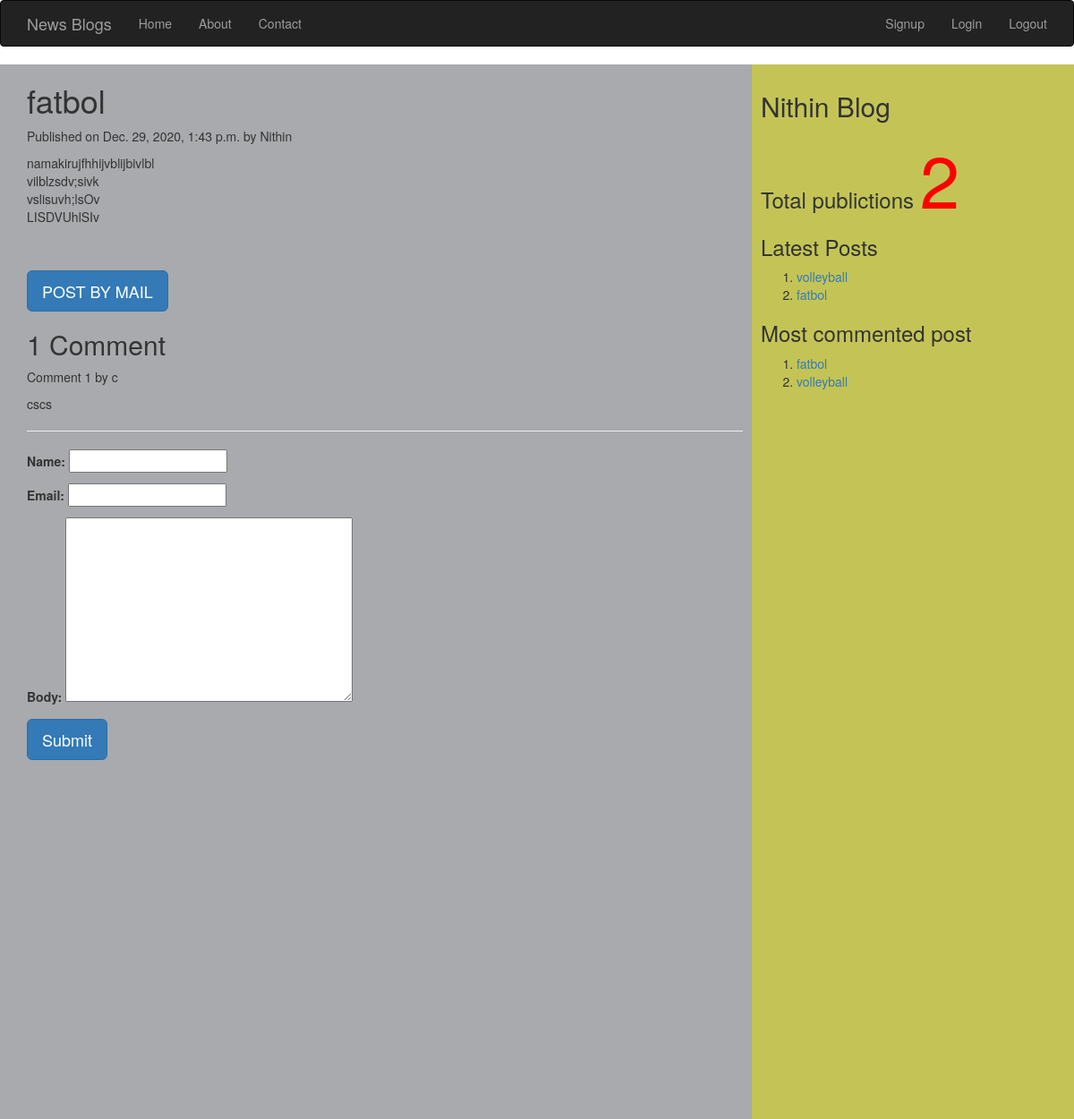
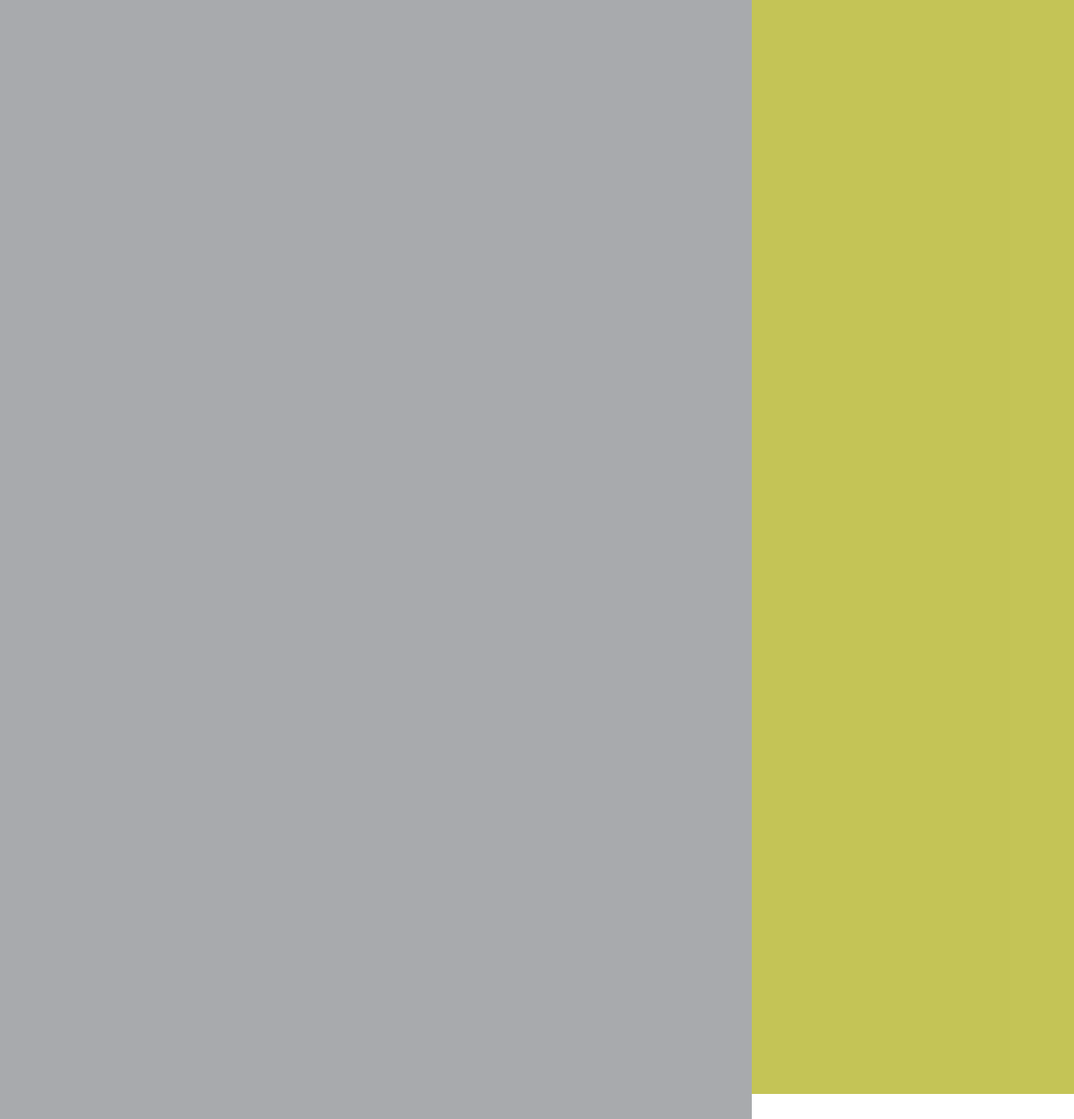
The page /2020/12/29/fatbol on the database its author committed (2 pictures, top to bottom).
### myApp/models.py (models this page shows, shortened)
class Post(models.Model):
          tags=TaggableManager()
          STATUS_CHOICES=(('draft','Draft'),('published','Published'))
          title=models.CharField(max_length=256)
          slug=models.SlugField(max_length=264,unique_for_date='publish')
          author=models.ForeignKey(User,related_name='blog_posts',on_delete= models.CASCADE)
          body=models.TextField()
          publish=models.DateTimeField(default=timezone.now)
          created=models.DateTimeField(auto_now_add=True)
          updated=models.DateTimeField(auto_now=True)
          status= models.CharField(max_length=10,choices=STATUS_CHOICES,default='draft')
          objects=CustomManager()
          class Meta:
                ordering=('-publish',)
          def get_absolute_url(self):
                return reverse('post_detail',args=[self.publish.year,self.publish.strftime('%m'),self.publish.strftime('%d'),self.slug])

class Comment(models.Model):
    post=models.ForeignKey(Post,related_name="comments",on_delete=models.CASCADE)
    name=models.CharField(max_length=50)
    email=models.EmailField()
    body=models.TextField()
    created=models.DateTimeField(auto_now_add=True)
    updated=models.DateTimeField(auto_now=True)
    active=models.BooleanField(default=True)
    class Meta:
        ordering=('created',)

### myApp/views.py (the view, shortened to what this page needs)
# urls.py: url(r'(?P<year>\d{4})/(?P<month>\d{2})/(?P<day>\d{2})/(?P<post>[-\w]+)',views.post_detail_view,name='post_detail'),
def post_detail_view(request,year,month,day,post):
    post=get_object_or_404(Post,slug=post,publish__year=year,publish__month=month,publish__day=day)
    comments=post.comments.filter(active=True)
    csubmit=False
    form=CommentForm()
    d={'post':post,'form':form,'csubmit':csubmit,'comments':comments}
    return render(request,'myApp/post_detail.html',d)

### myApp/forms.py
class CommentForm(forms.ModelForm):
    class Meta:
        model=Comment
        fields=('name','email','body')

### myApp/models.py (called while the page is built)
    def get_queryset(self):
        return super().get_queryset().filter(status='published')

### myApp/templatetags/mytags.py (called while the page is built)
@register.simple_tag
def total_posts():
    return Post.objects.count()

@register.inclusion_tag('myApp/latest_post.html')
def show_latest_posts(count=3):
    latest_posts=Post.objects.order_by('-publish')[:count]
    return {'latest_posts':latest_posts}

@register.simple_tag
def get_most_commented_posts(count=2):
    return Post.objects.annotate(total_comments=Count('comments')).order_by('-total_comments')[:count]

### templates/myApp/post_detail.html (shortened to what this page needs)
<html>
    {%extends 'myApp/parent.html'%}
        {%block content_block%}
        <h1>{{post.title}}</h1>
        <p>Published on {{post.publish}} by {{post.author|title}}</p>
        {{post.body|linebreaks}} <br><br>
        <a href="/{{post.id}}/share" class='btn btn-lg btn-primary'>POST BY MAIL</a>
        {%with comments.count as comments_count%}
        <h2>{{comments_count}} Comment{{comments_count|pluralize}}</h2>
        {%endwith%}
        {%if comments%}
         {%for c in comments%}
         <p>Comment {{forloop.counter}} by {{c.name}}</p>
        <div>{{c.body|linebreaks}}</div>
        <hr>
        {%endfor%}
        {%else%}
         <p style="color:blue;font-size:30px;font-style:bold;border-bottom:1px red solid;">There are no comments</p>
        {%endif%}
         {%if csubmit%}
         <h2>Thank you..Your comment has been added successfully!!</h2>
         {%else%}
         <form  method="post">
           {{form.as_p}}
           <input type="submit" class='btn btn-lg btn-primary' value="Submit">
         </form>
         {%endif%}
        {%endblock%}

### templates/myApp/parent.html (shortened to what this page needs)
<html>
{%load mytags%}
    <head>
        <link rel="stylesheet" href="https://maxcdn.bootstrapcdn.com/bootstrap/3.3.7/css/bootstrap.min.css">
    </head>
    <body>
        <nav class="navbar navbar-default navbar-inverse">
            <div class="container" align="center">
                <div class="navbar-header">
                <a class="navbar-brand" href="/">News Blogs</a>
            </div>
        <ul class="nav navbar-nav">
            <li><a href="/">Home</a></li>
            <li><a href="/">About</a></li>
            <li><a href="/">Contact</a></li>
        </ul>
        <ul class="nav navbar-nav navbar-right">
            <li><a href="#">Signup</a></li>
            <li><a href="/accounts/login">Login</a></li>
            <li><a href="/accounts/logout">Logout</a></li>
        </ul>
    </div>
        </nav>
        <div class="content" style="width:70%;float:left;background-color:a8aaad;height:350%;padding:0 10 0 30px">
              {%block content_block%}
              {%endblock%}
        </div>
        <div class="sidebar" style="width:30%;float:right;background-color:#c4c456;height:300%;padding:10px">
            <h2>Nithin Blog</h2>
            <h3>Total publictions
              <span style="color:red;font-size:80px">
              {%total_posts%}</span>
              <h3>Latest Posts</h3>
              {% show_latest_posts 2 %}
              <h3>Most commented post</h3>
              {%get_most_commented_posts as m%}
              <ol>
                {%for post in m%}
                <li><a href="{{post.get_absolute_url}}">{{post.title}}</a></li>
                {%endfor%}
              </ol>
            </h3>
        </div>
    </body>
</html>

### templates/myApp/latest_post.html
<!DOCTYPE html>
<html lang="en" dir="ltr">
  <body>
    <ol>
    {%for post in latest_posts%}
    <li><a href="{{post.get_absolute_url}}">{{post.title}}</a></li>
    {%endfor%}
    </ol>
  </body>
</html>

### rows shown on the page
Post: title "fatbol", publish "Dec. 29, 2020, 1:43 p.m.", author "Nithin", body "namakirujfhhijvblijbivlbl vilblzsdv;sivk vslisuvh;lsOv LISDVUhlSIv"
Comment: name "c", body "cscs"
Post: title "volleyball"

### other values the page prints
{{ comments_count }} "1"
